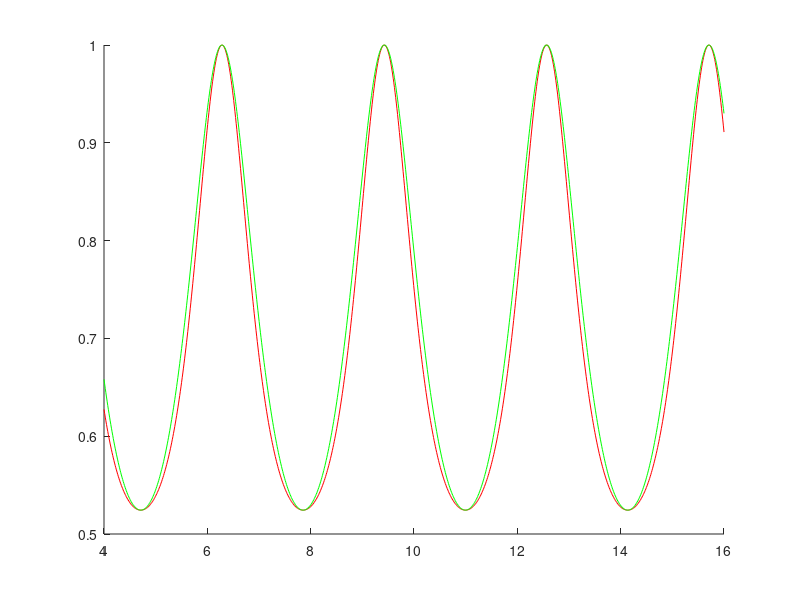

Write the MATLAB code that produced this figure.
function fabry
clc;
x = linspace(4,16,1000); %delta
r = 0.4;
R = r^2;

t = (1-r^2)./(1-r^2.*exp(i*2.*x));
T = t.^2;
Tc = (1 - R)^2./(1 + R^2 - 2*R*cos(2*x));

hold on
plot(x,T,'r')
plot(x,Tc,'g')
hold off
end